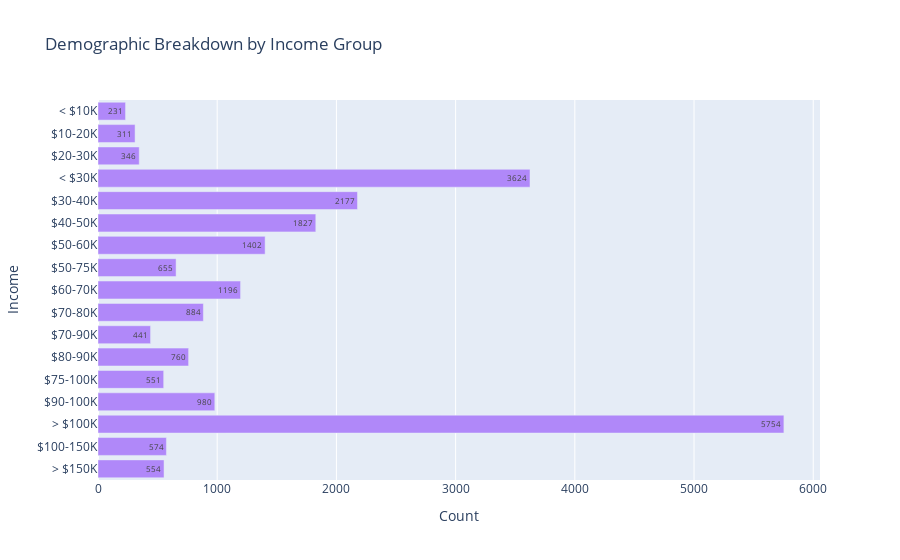
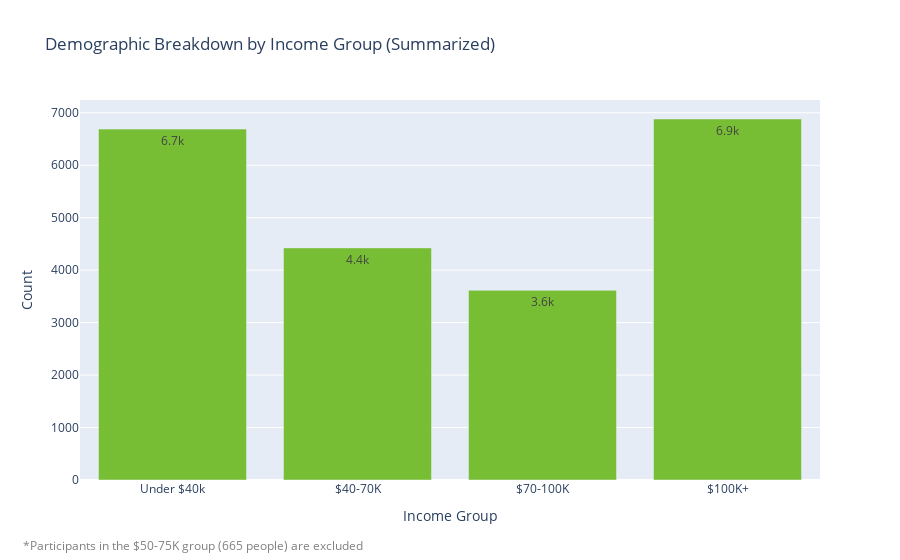

Notebook code for these charts, in order:
### Code cell
# look in distinct_values.csv to see results
get_distinct_values('df_combined','INCOME')

fig = px.bar(
    create_distinct_value_count_df('df_combined','INCOME','("Refused","Don\'t know/Refused/Web blank")'), 
    y='INCOME', 
    x='Count', 
    text='Count',
    title="Demographic Breakdown by Income Group",
    color_discrete_sequence=['#b088f9'],
    category_orders={'INCOME':[
        '< $10K',
        '$10-20K',
        '$20-30K',
        '< $30K',
        '$30-40K',
        '$40-50K',
        '$50-60K',
        '$50-75K',
        '$60-70K',
        '$70-80K',
        '$70-90K',
        '$80-90K',
        '$75-100K',
        '$90-100K',
        '> $100K',
        '$100-150K',
        '> $150K'
    ]}
)
fig.update_yaxes(title="Income").show()

fig = px.bar(
    create_distinct_value_count_df('df_combined','INCOME_GROUP',"('Other')"),
    x='INCOME_GROUP',
    y='Count',
    title='Demographic Breakdown by Income Group (Summarized)',
    text_auto='.2s',
    color_discrete_sequence=['#77be34'],
    category_orders={'INCOME_GROUP':[
        'Under $40k',
        '$40-70K',
        '$70-100K',
        '$100K+'
    ]}
)

# add subtitle
fig.update_layout(
    annotations=[
        dict(
            x=-0.08, y=-0.20,  # Position below the chart
            text="*Participants in the $50-75K group (665 people) are excluded",
            showarrow=False,  # No arrow pointing to the text
            xref="paper", yref="paper",  # Position relative to the chart
            font=dict(size=12, color="gray"),
        )
    ]
).update_xaxes(title="Income Group").show()

### Figure 1 — Plotly figure (JSON) as saved in the notebook; plotly's stock layout.template omitted (floating-point values rounded to 4 significant figures)
{"data": [{"alignmentgroup": "True", "hovertemplate": "Count=%{text}<br>INCOME=%{y}<extra></extra>", "legendgroup": "", "marker": {"color": "#b088f9", "pattern": {"shape": ""}}, "name": "", "offsetgroup": "", "orientation": "h", "showlegend": false, "text": [311, 574, 346, 2177, 1827, 1402, 655, 1196, 884, 441, 551, 760, 980, 231, 3624, 5754, 554], "textposition": "auto", "type": "bar", "x": [311, 574, 346, 2177, 1827, 1402, 655, 1196, 884, 441, 551, 760, 980, 231, 3624, 5754, 554], "xaxis": "x", "y": ["$10-20K", "$100-150K", "$20-30K", "$30-40K", "$40-50K", "$50-60K", "$50-75K", "$60-70K", "$70-80K", "$70-90K", "$75-100K", "$80-90K", "$90-100K", "< $10K", "< $30K", "> $100K", "> $150K"], "yaxis": "y"}], "layout": {"autosize": true, "barmode": "relative", "legend": {"tracegroupgap": 0}, "title": {"text": "Demographic Breakdown by Income Group"}, "xaxis": {"anchor": "y", "autorange": true, "domain": [0, 1], "range": [0, 6057.0], "title": {"text": "Count"}, "type": "linear"}, "yaxis": {"anchor": "x", "autorange": true, "categoryarray": ["> $150K", "$100-150K", "> $100K", "$90-100K", "$75-100K", "$80-90K", "$70-90K", "$70-80K", "$60-70K", "$50-75K", "$50-60K", "$40-50K", "$30-40K", "< $30K", "$20-30K", "$10-20K", "< $10K"], "categoryorder": "array", "domain": [0, 1], "range": [-0.5, 16.5], "title": {"text": "Income"}, "type": "category"}}}

### Figure 2 — Plotly figure (JSON) as saved in the notebook; plotly's stock layout.template omitted (floating-point values rounded to 4 significant figures)
{"data": [{"alignmentgroup": "True", "hovertemplate": "INCOME_GROUP=%{x}<br>Count=%{y}<extra></extra>", "legendgroup": "", "marker": {"color": "#77be34", "pattern": {"shape": ""}}, "name": "", "offsetgroup": "", "orientation": "v", "showlegend": false, "textposition": "auto", "texttemplate": "%{y:.2s}", "type": "bar", "x": ["$100K+", "$40-70K", "$70-100K", "Under $40k"], "xaxis": "x", "y": [6882, 4425, 3616, 6689], "yaxis": "y"}], "layout": {"annotations": [{"font": {"color": "gray", "size": 12}, "showarrow": false, "text": "*Participants in the $50-75K group (665 people) are excluded", "x": -0.08, "xref": "paper", "y": -0.2, "yref": "paper"}], "autosize": true, "barmode": "relative", "legend": {"tracegroupgap": 0}, "title": {"text": "Demographic Breakdown by Income Group (Summarized)"}, "xaxis": {"anchor": "y", "autorange": true, "categoryarray": ["Under $40k", "$40-70K", "$70-100K", "$100K+"], "categoryorder": "array", "domain": [0, 1], "range": [-0.5, 3.5], "title": {"text": "Income Group"}, "type": "category"}, "yaxis": {"anchor": "x", "autorange": true, "domain": [0, 1], "range": [0, 7244.0], "title": {"text": "Count"}, "type": "linear"}}}
